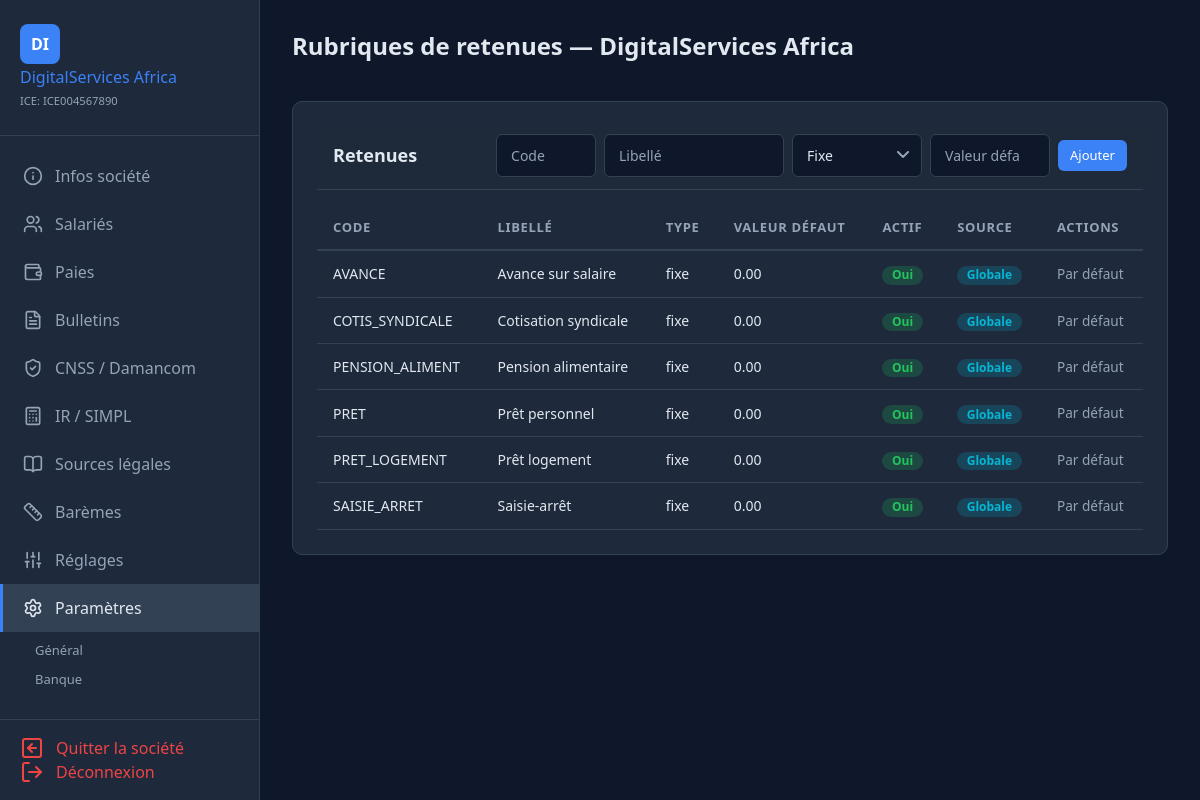
The app's page /societes/4/parametres/retenues (signed in), older data.
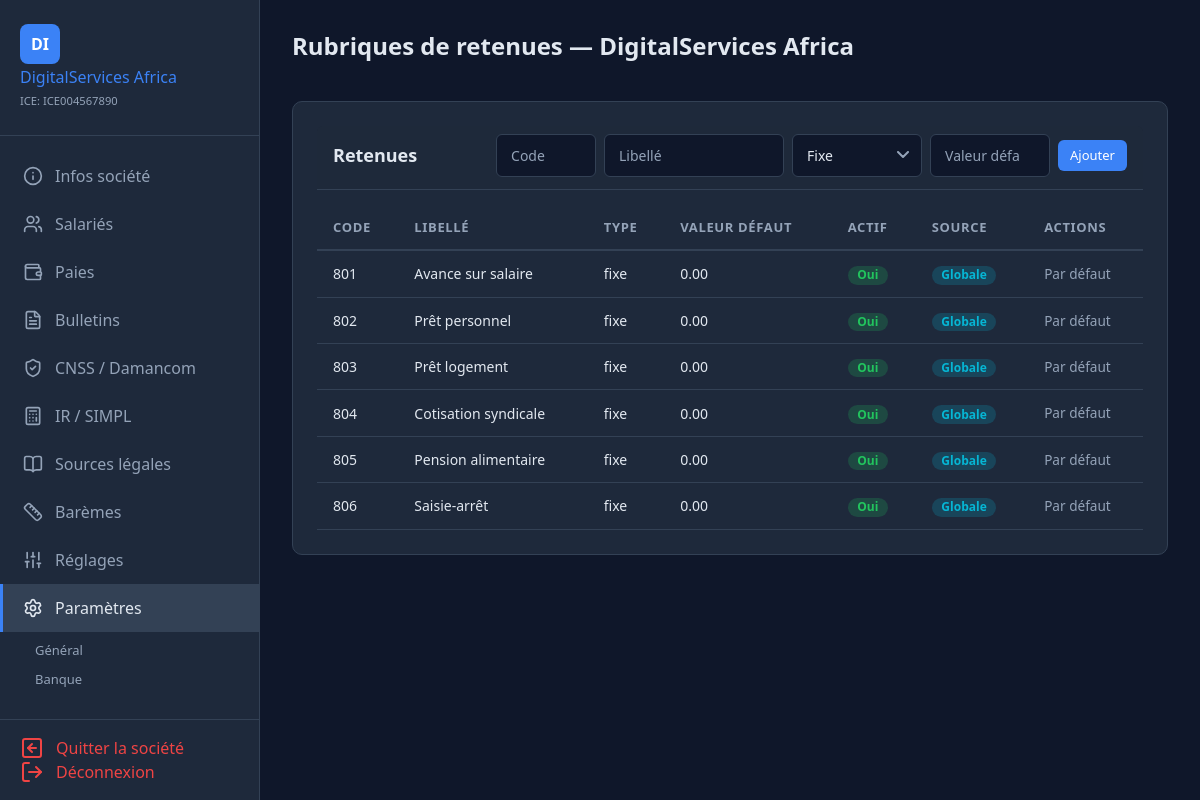
The same page, newer data.
### tables this page shows
CREATE TABLE IF NOT EXISTS societes (
    id                  INT UNSIGNED AUTO_INCREMENT PRIMARY KEY,
    user_id             INT UNSIGNED        NOT NULL,
    raison_sociale      VARCHAR(200)        NOT NULL,
    forme_juridique     VARCHAR(20)         NOT NULL,
    ice                 VARCHAR(20)         NOT NULL,
    if_fiscal           VARCHAR(20)         NOT NULL,
    rc                  VARCHAR(20)         NOT NULL,
    tp                  VARCHAR(20)         NOT NULL,
    cnss                VARCHAR(20)         NOT NULL,
    adresse             TEXT,
    ville               VARCHAR(100),
    telephone           VARCHAR(20),
    email               VARCHAR(180),
    site_web            VARCHAR(255),
    banque              VARCHAR(100),
    agence              VARCHAR(100),
    rib                 VARCHAR(255),
    logo                VARCHAR(255),
    damancom_login      VARCHAR(100),
    damancom_password   VARCHAR(255),
    simpl_login         VARCHAR(100),
    simpl_password      VARCHAR(255),
    cimr_login          VARCHAR(100),
    cimr_password       VARCHAR(255),
    actif               TINYINT(1)          NOT NULL DEFAULT 1,
    created_at          DATETIME            NOT NULL DEFAULT CURRENT_TIMESTAMP,
    updated_at          DATETIME            NOT NULL DEFAULT CURRENT_TIMESTAMP ON UPDATE CURRENT_TIMESTAMP,
    FOREIGN KEY (user_id) REFERENCES users(id) ON DELETE CASCADE
);

CREATE TABLE IF NOT EXISTS rubriques_retenues (
    id              INT UNSIGNED AUTO_INCREMENT PRIMARY KEY,
    societe_id      INT UNSIGNED        DEFAULT NULL,
    is_global       TINYINT(1)          NOT NULL DEFAULT 0,
    code            VARCHAR(20)         NOT NULL,
    libelle         VARCHAR(100)        NOT NULL,
    type_montant    ENUM('fixe','proportionnel') NOT NULL DEFAULT 'fixe',
    valeur_defaut   DECIMAL(10,2)       NOT NULL DEFAULT 0.00,
    actif           TINYINT(1)          NOT NULL DEFAULT 1,
    created_at      DATETIME            NOT NULL DEFAULT CURRENT_TIMESTAMP,
    FOREIGN KEY (societe_id) REFERENCES societes(id) ON DELETE CASCADE
);

### views/societes/parametres/retenues.php (the view, shortened to what the rows shown need)
<div class="card">
    <div class="card-header" style="display:flex; justify-content:space-between; align-items:center; gap:1rem;">
        <h3 style="margin:0;">Retenues</h3>
        <form method="post" action="<?= $baseUrl ?>/retenues" style="display:flex; gap:0.5rem; align-items:center;">
            <input type="text" name="code" class="form-control" placeholder="Code" style="width:100px;" required>
            <input type="text" name="libelle" class="form-control" placeholder="Libellé" style="width:180px;" required>
            <select name="type_montant" class="form-control" style="width:130px;">
                <option value="fixe">Fixe</option>
            </select>
            <input type="number" name="valeur_defaut" class="form-control" placeholder="Valeur défaut" style="width:120px;" step="0.01">
            <button type="submit" class="btn btn-primary btn-sm">Ajouter</button>
        </form>
    </div>
    <div style="overflow-x:auto;">
        <table>
            <thead>
                <tr><th>Code</th><th>Libellé</th><th>Type</th><th>Valeur défaut</th><th>Actif</th><th>Source</th><th>Actions</th></tr>
            </thead>
            <tbody>
                <?php if (empty($retenues)): ?>
                <tr><td colspan="7" style="text-align:center; color:var(--text-muted);">Aucune retenue</td></tr>
                <?php else: ?>
                <?php foreach ($retenues as $r): ?>
                <tr>
                    <td><?= htmlspecialchars($r['code']) ?></td>
                    <td><?= htmlspecialchars($r['libelle']) ?></td>
                    <td><?= htmlspecialchars($r['type_montant']) ?></td>
                    <td><?= htmlspecialchars($r['valeur_defaut'] ?? '') ?></td>
                    <td><span class="badge badge-<?= $r['actif'] ? 'success' : 'secondary' ?>"><?= $r['actif'] ? 'Oui' : 'Non' ?></span></td>
                    <td><span class="badge badge-info"><?= !empty($r['is_global']) ? 'Globale' : 'Société' ?></span></td>
                    <td>
                        <?php if (empty($r['is_global'])): ?>
                        <a href="<?= $baseUrl ?>/retenues?delete_retenue=<?= $r['id'] ?>" class="btn btn-danger btn-sm" onclick="return confirm('Supprimer cette retenue ?')">Supprimer</a>
                        <?php else: ?>
                        <span style="color:var(--text-muted); font-size:0.85rem;">Par défaut</span>
                        <?php endif; ?>
                    </td>
                </tr>
                <?php endforeach; ?>
                <?php endif; ?>
            </tbody>
        </table>
    </div>
</div>

### Core/Router.php (shortened to what the rows shown need)
<?php
class Router
{
    private static array $routes = [];
    public static function get(string $uri, array $action): void
    {
        self::$routes['GET'][] = ['uri' => $uri, 'action' => $action];
    }
    public static function post(string $uri, array $action): void
    {
        self::$routes['POST'][] = ['uri' => $uri, 'action' => $action];
    }
    public static function dispatch(string $method, string $uri): void
    {
        $uri = parse_url($uri, PHP_URL_PATH);
        $uri = preg_replace('#^/paie-me#', '', $uri);
        $uri = trim($uri, '/');
        foreach (self::$routes[$method] ?? [] as $route) {
            $pattern = preg_replace('/\{(\w+)\}/', '(?P<$1>[^/]+)', $route['uri']);
            $pattern = '#^' . trim($pattern, '/') . '$#';
            if (preg_match($pattern, $uri, $matches)) {
                [$controller, $methodName] = $route['action'];
                $params = array_filter($matches, 'is_string', ARRAY_FILTER_USE_KEY);
                $instance = new $controller();
                call_user_func_array([$instance, $methodName], $params);
                return;
            }
        }
    }
}

### views/layout.php (shortened to what the rows shown need)
<!DOCTYPE html>
<html lang="fr">
<head>
    <link rel="stylesheet" href="https://cdn.jsdelivr.net/npm/bootstrap@5.3.3/dist/css/bootstrap.min.css">
    <link rel="stylesheet" href="/paie-me/assets/css/style.css?v=<?= filemtime(__DIR__ . '/../assets/css/style.css') ?>">
</head>
<body>
<?php if (isset($_SESSION['user_id'])):
    $ctx = $_SESSION['societe_context'] ?? null;
?>
<aside class="sidebar">
    <div class="sidebar-brand">
        <?php if ($ctx): ?>
            <div style="width:40px;height:40px;background:var(--accent);border-radius:8px;display:flex;align-items:center;justify-content:center;font-size:16px;font-weight:700;color:#fff;margin-bottom:4px;">
                <?= strtoupper(mb_substr($ctx['raison_sociale'], 0, 2)) ?>
            </div>
            <h2 style="font-size:1rem;margin:0;"><?= htmlspecialchars($ctx['raison_sociale']) ?></h2>
            <small style="font-size:0.7rem;">ICE: <?= htmlspecialchars($ctx['ice']) ?></small>
        <?php else: ?>
            <h2>Paie Me</h2>
            <small>Gestion de paie</small>
        <?php endif; ?>
    </div>
    <ul class="sidebar-nav">
        <?php if ($ctx): ?>
        <li>
            <a href="/paie-me/societes/<?= $ctx['id'] ?>" class="<?= (parse_url($_SERVER['REQUEST_URI'], PHP_URL_PATH) === '/paie-me/societes/'.$ctx['id']) ? 'active' : '' ?>">
                <span class="icon" data-lucide="info"></span>
                <span>Infos société</span>
            </a>
        </li>
        <li>
            <a href="/paie-me/societes/<?= $ctx['id'] ?>/salaries" class="<?= str_contains($_SERVER['REQUEST_URI'], '/salaries') && !str_contains($_SERVER['REQUEST_URI'], 'create') && !str_contains($_SERVER['REQUEST_URI'], 'edit') ? 'active' : '' ?>">
                <span class="icon" data-lucide="users"></span>
                <span>Salariés</span>
            </a>
        </li>
        <li>
            <a href="/paie-me/societes/<?= $ctx['id'] ?>/paies" class="<?= str_contains($_SERVER['REQUEST_URI'], '/paies') && !str_contains($_SERVER['REQUEST_URI'], 'create') && !str_contains($_SERVER['REQUEST_URI'], 'edit') ? 'active' : '' ?>">
                <span class="icon" data-lucide="wallet"></span>
                <span>Paies</span>
            </a>
        </li>
        <li>
            <a href="/paie-me/societes/<?= $ctx['id'] ?>/bulletins" class="<?= str_contains($_SERVER['REQUEST_URI'], '/bulletins') && !str_contains($_SERVER['REQUEST_URI'], 'show') && !str_contains($_SERVER['REQUEST_URI'], 'pdf') ? 'active' : '' ?>">
                <span class="icon" data-lucide="file-text"></span>
                <span>Bulletins</span>
            </a>
        </li>
        <li>
            <a href="/paie-me/societes/<?= $ctx['id'] ?>/cnss" class="<?= str_contains($_SERVER['REQUEST_URI'], '/cnss') ? 'active' : '' ?>">
                <span class="icon" data-lucide="shield-check"></span>
                <span>CNSS / Damancom</span>
            </a>
        </li>
        <li>
            <a href="/paie-me/societes/<?= $ctx['id'] ?>/ir" class="<?= str_contains($_SERVER['REQUEST_URI'], '/ir') && !str_contains($_SERVER['REQUEST_URI'], '/export') ? 'active' : '' ?>">
                <span class="icon" data-lucide="calculator"></span>
                <span>IR / SIMPL</span>
            </a>
        </li>
        <li>
            <a href="/paie-me/societes/<?= $ctx['id'] ?>/sources-legales" class="<?= str_contains($_SERVER['REQUEST_URI'], '/sources-legales') ? 'active' : '' ?>">
                <span class="icon" data-lucide="book-open"></span>
                <span>Sources légales</span>
            </a>
        </li>
        <li>
            <a href="/paie-me/societes/<?= $ctx['id'] ?>/baremes" class="<?= str_contains($_SERVER['REQUEST_URI'], '/baremes') ? 'active' : '' ?>" style="<?= str_contains($_SERVER['REQUEST_URI'], '/baremes') ? 'border-left:3px solid var(--accent);' : '' ?>">
                <span class="icon" data-lucide="ruler"></span>
                <span>Barèmes</span>
            </a>
        </li>
        <li>
            <a href="/paie-me/societes/<?= $ctx['id'] ?>/reglages" class="<?= str_contains($_SERVER['REQUEST_URI'], '/reglages') ? 'active' : '' ?>" style="<?= str_contains($_SERVER['REQUEST_URI'], '/reglages') ? 'border-left:3px solid var(--accent);' : '' ?>">
                <span class="icon" data-lucide="sliders"></span>
                <span>Réglages</span>
            </a>
        </li>
        <li>
            <a href="/paie-me/societes/<?= $ctx['id'] ?>/parametres" class="<?= str_contains($_SERVER['REQUEST_URI'], '/parametres') ? 'active' : '' ?>" style="<?= str_contains($_SERVER['REQUEST_URI'], '/parametres') ? 'border-left:3px solid var(--accent);' : '' ?>">
                <span class="icon" data-lucide="settings"></span>
                <span>Paramètres</span>
            </a>
            <?php if (str_contains($_SERVER['REQUEST_URI'], '/parametres')): ?>
            <ul style="list-style:none; padding:0; margin:0.25rem 0 0 1.5rem; font-size:0.8125rem;">
                <?php $baseP = '/paie-me/societes/' . $ctx['id'] . '/parametres/'; $uri = parse_url($_SERVER['REQUEST_URI'], PHP_URL_PATH); $tab = basename($uri); if ($tab === 'parametres') $tab = 'banque'; ?>
                <li><a href="<?= $baseP ?>general" style="display:block; padding:0.3rem 0.5rem; color:<?= str_contains($uri, '/parametres/general')?'var(--accent)':'var(--text-muted)'?>; text-decoration:none; border-radius:4px;">Général</a></li>
                <li><a href="<?= $baseP ?>banque" style="display:block; padding:0.3rem 0.5rem; color:<?= $tab==='banque'?'var(--accent)':'var(--text-muted)'?>; text-decoration:none; border-radius:4px;">Banque</a></li>
                <li><a href="<?= $baseP ?>teleservices" style="display:block; padding:0.3rem 0.5rem; color:<?= str_contains($uri, '/teleservices')?'var(--accent)':'var(--text-muted)'?>; text-decoration:none; border-radius:4px;">Téléservices</a></li>
            </ul>
            <?php endif; ?>
        </li>
        <?php endif; ?>
    </ul>
    <div class="sidebar-footer">
        <?php if ($ctx): ?>
        <a href="/paie-me/societes/clear-context">
            <span class="icon" data-lucide="arrow-left-square"></span>
            <span>Quitter la société</span>
        </a>
        <?php endif; ?>
        <a href="/paie-me/logout">
            <span class="icon" data-lucide="log-out"></span>
            <span>Déconnexion</span>
        </a>
    </div>
</aside>
<?php endif; ?>
<main class="<?= isset($_SESSION['user_id']) ? 'main-content' : '' ?>">
    <?php if (isset($_SESSION['user_id'])): ?>
    <div class="topbar">
        <h1><?= $title ?? 'Paie Me' ?></h1>
    </div>
    <?php endif; ?>
    <?= $content ?? '' ?>
</main>
</body>
</html>

Row changes from the older to the newer data that the page shows:
changed rubriques_retenues "Avance sur salaire": code "AVANCE" → "801"
changed rubriques_retenues "Prêt personnel": code "PRET" → "802"; moves up the list
changed rubriques_retenues "Prêt logement": code "PRET_LOGEMENT" → "803"; moves up the list
changed rubriques_retenues "Cotisation syndicale": code "COTIS_SYNDICALE" → "804"
changed rubriques_retenues "Pension alimentaire": code "PENSION_ALIMENT" → "805"
changed rubriques_retenues "Saisie-arrêt": code "SAISIE_ARRET" → "806"
